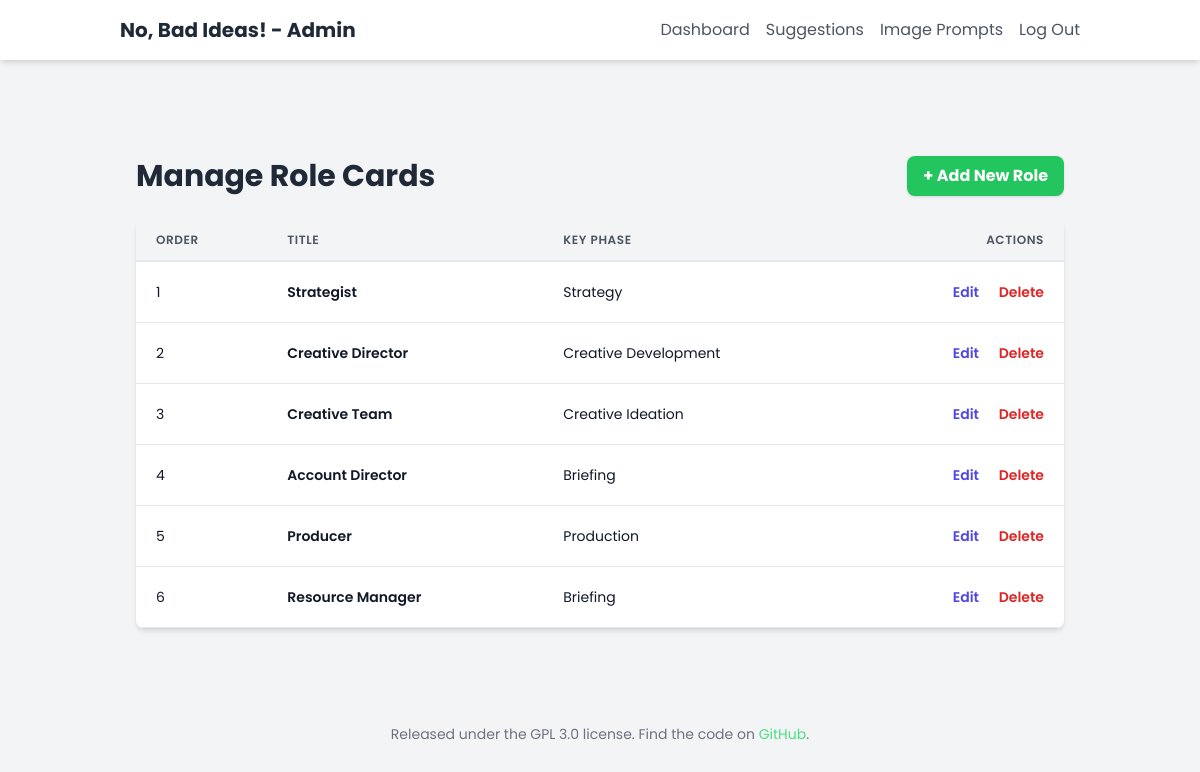
The page /admin/manage_roles.php (signed in) on the database its author committed.
### tables this page shows
CREATE TABLE `nobadideas_roles` (
  `id` int NOT NULL AUTO_INCREMENT,
  `title` varchar(255) NOT NULL,
  `image_front` varchar(255) DEFAULT NULL COMMENT 'Path to the card front image',
  `loves` text,
  `hates` text,
  `key_phase` varchar(255) DEFAULT NULL,
  `display_order` int NOT NULL DEFAULT '0',
  PRIMARY KEY (`id`)
);

### admin/manage_roles.php (the view, shortened to what this page needs)
<?php
require_once '../db_connect.php';
$stmt = $conn->prepare("SELECT * FROM nobadideas_roles ORDER BY display_order ASC, title ASC");
$stmt->execute();
$result = $stmt->get_result();
$roles = $result->fetch_all(MYSQLI_ASSOC);
include 'header.php';
?>
<div class="container mx-auto px-4 py-8">
    <div class="flex justify-between items-center mb-6">
        <h1 class="text-3xl font-bold text-gray-800">Manage Role Cards</h1>
        <a href="edit_role.php" class="bg-green-500 hover:bg-green-600 text-white font-bold py-2 px-4 rounded-lg shadow transition-colors">+ Add New Role</a>
    </div>
    <div class="bg-white shadow-md rounded-lg overflow-hidden">
        <table class="min-w-full leading-normal">
            <thead>
                <tr>
                    <th class="px-5 py-3 border-b-2 border-gray-200 bg-gray-100 text-left text-xs font-semibold text-gray-600 uppercase tracking-wider">Order</th>
                    <th class="px-5 py-3 border-b-2 border-gray-200 bg-gray-100 text-left text-xs font-semibold text-gray-600 uppercase tracking-wider">Title</th>
                    <th class="px-5 py-3 border-b-2 border-gray-200 bg-gray-100 text-left text-xs font-semibold text-gray-600 uppercase tracking-wider">Key Phase</th>
                    <th class="px-5 py-3 border-b-2 border-gray-200 bg-gray-100 text-right text-xs font-semibold text-gray-600 uppercase tracking-wider">Actions</th>
                </tr>
            </thead>
            <tbody>
                <?php if (empty($roles)): ?>
                    <tr>
                        <td colspan="4" class="px-5 py-5 border-b border-gray-200 bg-white text-sm text-center">No roles found. Add one to get started!</td>
                    </tr>
                <?php else: ?>
                    <?php foreach ($roles as $role): ?>
                        <tr>
                            <td class="px-5 py-5 border-b border-gray-200 bg-white text-sm">
                                <p class="text-gray-900 whitespace-no-wrap"><?php echo htmlspecialchars($role['display_order']); ?></p>
                            </td>
                            <td class="px-5 py-5 border-b border-gray-200 bg-white text-sm">
                                <p class="text-gray-900 whitespace-no-wrap font-semibold"><?php echo htmlspecialchars($role['title']); ?></p>
                            </td>
                            <td class="px-5 py-5 border-b border-gray-200 bg-white text-sm">
                                <p class="text-gray-900 whitespace-no-wrap"><?php echo htmlspecialchars($role['key_phase']); ?></p>
                            </td>
                            <td class="px-5 py-5 border-b border-gray-200 bg-white text-sm text-right">
                                <a href="edit_role.php?id=<?php echo $role['id']; ?>" class="text-indigo-600 hover:text-indigo-900 font-semibold mr-4">Edit</a>
                                <a href="delete_role.php?id=<?php echo $role['id']; ?>" class="text-red-600 hover:text-red-900 font-semibold" onclick="return confirm('Are you sure you want to delete this role? This action cannot be undone.');">Delete</a>
                            </td>
                        </tr>
                    <?php endforeach; ?>
                <?php endif; ?>
            </tbody>
        </table>
    </div>
</div>
<?php
include 'footer.php';
?>

### admin/header.php (shortened to what this page needs)
<!DOCTYPE html>
<html lang="en">
<head>
    <script src="https://cdn.tailwindcss.com"></script>
</head>
<body class="bg-gray-100 text-gray-800">
    <nav class="bg-white shadow-md mb-8">
        <div class="container mx-auto px-4 md:px-8">
            <div class="flex justify-between items-center py-4">
                <a href="dashboard.php" class="text-xl font-bold text-gray-800">No, Bad Ideas! - Admin</a>
                <div class="flex items-center space-x-4">
                    <a href="dashboard.php" class="text-gray-600 hover:text-blue-600">Dashboard</a>
                    <a href="manage_suggestions.php" class="text-gray-600 hover:text-blue-600">Suggestions</a>
                    <a href="image_prompts.php" class="text-gray-600 hover:text-blue-600">Image Prompts</a>
                    <a href="logout.php" class="text-gray-600 hover:text-blue-600">Log Out</a>
                </div>
            </div>
        </div>
    </nav>
    <div class="container mx-auto p-4 md:p-8">

### admin/footer.php
    </div>
    <footer class="text-center mt-8 text-sm text-gray-500">
        <p>Released under the GPL 3.0 license. Find the code on <a href="https://github.com/thomasscovell/nobadideas" target="_blank" class="text-green-400 hover:underline">GitHub</a>.</p>
    </footer>
</body>
</html>

### admin/header.php (style rules this page uses)
body { font-family: 'Poppins', sans-serif; }

### rows shown on the page
nobadideas_roles: display_order "1", title "Strategist", key_phase "Strategy"
nobadideas_roles: display_order "2", title "Creative Director", key_phase "Creative Development"
nobadideas_roles: display_order "3", title "Creative Team", key_phase "Creative Ideation"
nobadideas_roles: display_order "4", title "Account Director", key_phase "Briefing"
nobadideas_roles: display_order "5", title "Producer", key_phase "Production"
nobadideas_roles: display_order "6", title "Resource Manager", key_phase "Briefing"
